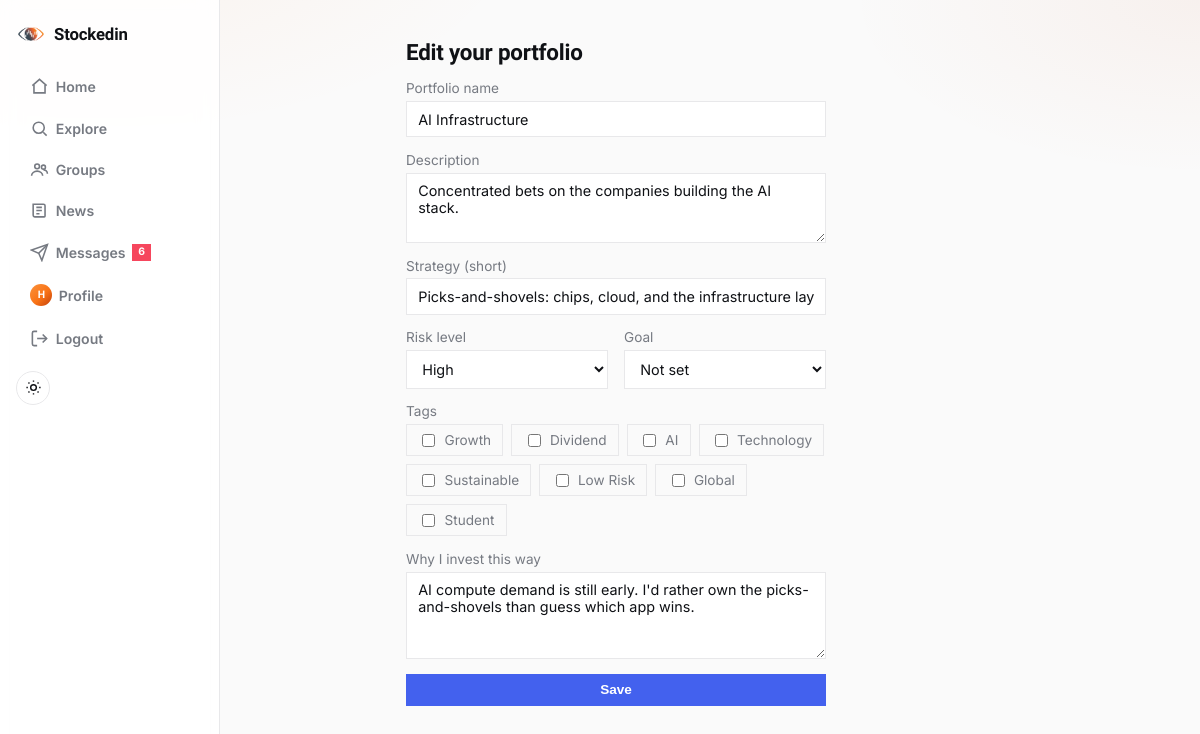
/portfolio/edit (signed in), run on an earlier commit of the app's database.
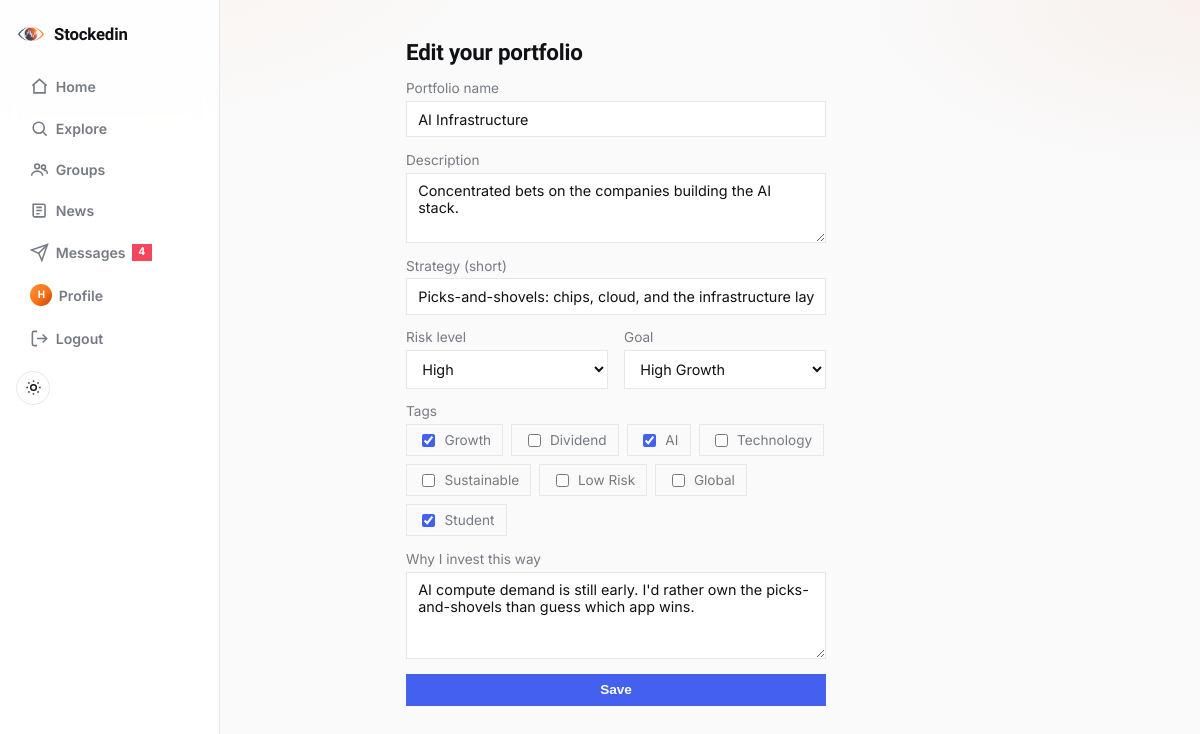
And on a later commit of the database.
### models.py (models this page shows, shortened)
class Portfolio(db.Model):
    __tablename__ = "portfolios"
    id = db.Column(db.Integer, primary_key=True)
    user_id = db.Column(
        db.Integer, db.ForeignKey("users.id"), unique=True, nullable=False
    )
    title = db.Column(db.String(80), nullable=False)
    description = db.Column(db.String(300))
    created_at = db.Column(db.DateTime, default=datetime.utcnow, nullable=False)
    strategy = db.Column(db.String(120))
    risk_level = db.Column(db.String(20))
    goal = db.Column(db.String(40))
    thesis = db.Column(db.Text)
    tags = db.Column(db.String(200))
    owner = db.relationship("User", back_populates="portfolio")
    holdings = db.relationship(
        "Holding",
        back_populates="portfolio",
        cascade="all, delete-orphan",
        order_by="Holding.ticker",
    )
    likes = db.relationship(
        "Like", back_populates="portfolio", cascade="all, delete-orphan"
    )
    comments = db.relationship(
        "Comment",
        back_populates="portfolio",
        cascade="all, delete-orphan",
        order_by="Comment.created_at",
    )
    snapshots = db.relationship(
        "PortfolioSnapshot",
        back_populates="portfolio",
        cascade="all, delete-orphan",
        order_by="PortfolioSnapshot.date",
    )
    updates = db.relationship(
        "PortfolioUpdate",
        back_populates="portfolio",
        cascade="all, delete-orphan",
        order_by="PortfolioUpdate.created_at.desc()",
    )
    @property
    def tag_list(self):
        return [t for t in (self.tags or "").split(",") if t]

### routes_portfolio.py (the view, shortened to what this page needs)
@login_required
def portfolio_edit():
    portfolio = current_user.portfolio
    if portfolio is None:
        return redirect(url_for("portfolio_new"))
    form = PortfolioForm(obj=portfolio)
    if request.method == "GET":
        form.tags.data = portfolio.tag_list
    return render_template("portfolio_form.html", form=form, mode="edit")

### forms.py
class PortfolioForm(FlaskForm):
    title = StringField(
        "Portfolio name",
        validators=[DataRequired(), Length(max=80)],
    )
    description = TextAreaField(
        "Description", validators=[Optional(), Length(max=300)]
    )
    strategy = StringField(
        "Strategy (short)", validators=[Optional(), Length(max=120)]
    )
    risk_level = SelectField(
        "Risk level",
        choices=[("", "Not set")] + [(r, r) for r in RISK_LEVELS],
        validators=[Optional()],
    )
    goal = SelectField(
        "Goal",
        choices=[("", "Not set")] + [(g, g) for g in PORTFOLIO_GOALS],
        validators=[Optional()],
    )
    tags = MultiCheckboxField(
        "Tags", choices=[(t, t) for t in PORTFOLIO_TAGS], validators=[Optional()]
    )
    thesis = TextAreaField(
        "Why I invest this way",
        validators=[Optional(), Length(max=1000)],
    )
    submit = SubmitField("Save")

### models.py (called while the page is built)
@login_manager.user_loader
def load_user(user_id):
    return db.session.get(User, int(user_id))

    @property
    def unread_message_count(self):
        return Message.query.filter_by(recipient_id=self.id, read_at=None).count()

### templates/portfolio_form.html (shortened to what this page needs)
{% extends "base.html" %}
{% block content %}
  <h1>{{ "Edit your portfolio" if mode == "edit" else "Create your portfolio" }}</h1>
  <form method="post" class="form" novalidate>
    <div class="field">
      {{ form.title.label }}
      {{ form.title(size=40) }}
    </div>
    <div class="field">
      {{ form.description.label }}
      {{ form.description(rows=3) }}
    </div>
    <div class="field">
      {{ form.strategy.label }}
      {{ form.strategy(size=40, placeholder="e.g. Long-term index + a few high-conviction growth picks") }}
    </div>
    <div class="field-row">
      <div class="field">
        {{ form.risk_level.label }}
        {{ form.risk_level() }}
      </div>
      <div class="field">
        {{ form.goal.label }}
        {{ form.goal() }}
      </div>
    </div>
    <div class="field">
      {{ form.tags.label }}
      <div class="checkbox-tag-list">{{ form.tags() }}</div>
    </div>
    <div class="field">
      {{ form.thesis.label }}
      {{ form.thesis(rows=4, placeholder="Why do you invest this way? What's the reasoning behind your picks?") }}
    </div>
    {{ form.submit(class="btn btn-primary") }}
  </form>
{% endblock %}

### templates/base.html (shortened to what this page needs)
<!doctype html>
<html lang="en">
<head>
  <link rel="stylesheet" href="{{ url_for('static', filename='style.css') }}">
</head>
<body>
  <nav class="navbar">
    <a class="brand" href="{{ url_for('feed') if current_user.is_authenticated else url_for('login') }}">
      <img class="brand-mark" src="{{ url_for('static', filename='images/logo-icon.png') }}" alt="">
      Stockedin
    </a>
    <div class="nav-links">
      {% if current_user.is_authenticated %}
        <a href="{{ url_for('feed') }}" class="nav-link {{ 'active' if request.endpoint == 'feed' }}">
          <svg viewBox="0 0 24 24" fill="none" stroke="currentColor" stroke-width="2"><path d="M3 11l9-8 9 8"/><path d="M5 10v10h14V10"/></svg>
          <span>Home</span>
        </a>
        <a href="{{ url_for('explore') }}" class="nav-link {{ 'active' if request.endpoint == 'explore' }}">
          <svg viewBox="0 0 24 24" fill="none" stroke="currentColor" stroke-width="2"><circle cx="11" cy="11" r="7"/><path d="m21 21-4.3-4.3"/></svg>
          <span>Explore</span>
        </a>
        <a href="{{ url_for('groups_home') }}" class="nav-link {{ 'active' if request.endpoint in ('groups_home', 'group_detail', 'group_new', 'group_join') }}">
          <svg viewBox="0 0 24 24" fill="none" stroke="currentColor" stroke-width="2"><circle cx="9" cy="8" r="3"/><path d="M2 20c0-3.3 3.1-6 7-6s7 2.7 7 6"/><circle cx="17" cy="9" r="2.5"/><path d="M17 12.5c2.5 0 5 1.8 5 5"/></svg>
          <span>Groups</span>
        </a>
        <a href="{{ url_for('news') }}" class="nav-link {{ 'active' if request.endpoint == 'news' }}">
          <svg viewBox="0 0 24 24" fill="none" stroke="currentColor" stroke-width="2"><path d="M4 4h13a2 2 0 0 1 2 2v13a1 1 0 0 1-1 1H6a2 2 0 0 1-2-2z"/><path d="M8 8h7M8 12h7M8 16h4"/></svg>
          <span>News</span>
        </a>
        <a href="{{ url_for('inbox') }}" class="nav-link {{ 'active' if request.endpoint in ('inbox', 'thread') }}">
          <svg viewBox="0 0 24 24" fill="none" stroke="currentColor" stroke-width="2"><path d="M22 2 11 13"/><path d="M22 2 15 22l-4-9-9-4z"/></svg>
          <span>Messages</span>
          {% if unread_message_count %}<span class="nav-badge">{{ unread_message_count }}</span>{% endif %}
        </a>
        <a href="{{ url_for('profile', username=current_user.username) }}" class="nav-link {{ 'active' if request.endpoint == 'profile' and request.view_args.username == current_user.username }}">
          <span class="avatar avatar-nav">{{ current_user.username[0]|upper }}</span>
          <span>Profile</span>
        </a>
        <a href="{{ url_for('logout') }}" class="nav-link">
          <svg viewBox="0 0 24 24" fill="none" stroke="currentColor" stroke-width="2"><path d="M9 21H5a2 2 0 0 1-2-2V5a2 2 0 0 1 2-2h4"/><path d="M16 17l5-5-5-5"/><path d="M21 12H9"/></svg>
          <span>Logout</span>
        </a>
      {% else %}
        <a class="nav-link" href="{{ url_for('login') }}"><span>Login</span></a>
        <a class="nav-link" href="{{ url_for('signup') }}"><span>Sign up</span></a>
      {% endif %}
      <button type="button" id="theme-toggle" class="theme-toggle" aria-label="Toggle dark mode">
        <svg class="icon-sun" viewBox="0 0 24 24" fill="none" stroke="currentColor" stroke-width="2"><circle cx="12" cy="12" r="4"/><path d="M12 2v2M12 20v2M4.9 4.9l1.4 1.4M17.7 17.7l1.4 1.4M2 12h2M20 12h2M4.9 19.1l1.4-1.4M17.7 6.3l1.4-1.4"/></svg>
      </button>
    </div>
  </nav>
  <main class="container {% block container_class %}{% endblock %}">
    {% block content %}{% endblock %}
  </main>
</body>
</html>

What changed in the data, as far as the page shows it:
changed Portfolio "AI Infrastructure": goal "Not set" → "High Growth"; tags "☐ ☐ ☐ ☐ ☐ ☐ ☐ ☐" → "☑ ☐ ☑ ☐ ☐ ☐ ☐ ☑"
Also different on the page:
{{ unread_message_count }}: "6" → "4"
